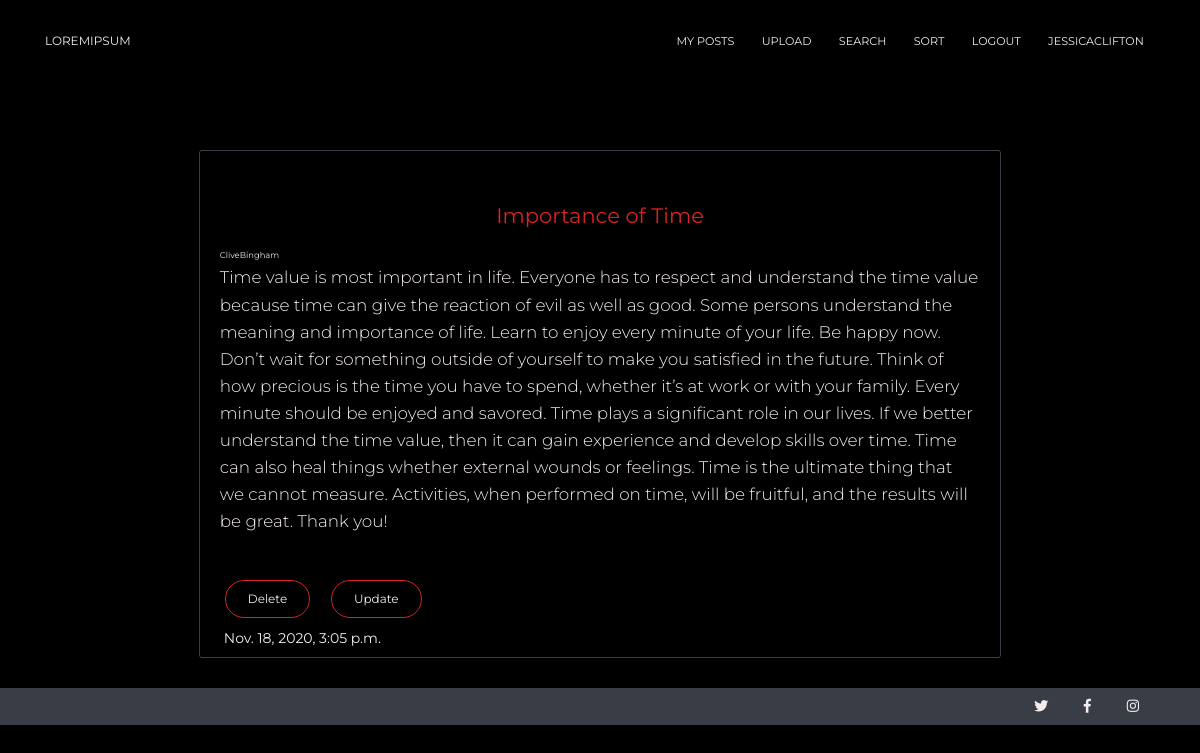
Page /post/10 (signed in) on the committed database.
### blog_app/models.py (models this page shows, shortened)
class Post(models.Model):
    postTitle=models.CharField(max_length=250)
    postContent=models.TextField(null=False)
    date=models.DateTimeField(default=timezone.now)
    postAuthor=models.ForeignKey(User,on_delete=models.CASCADE)

### blog_app/views.py (the view)
# urls.py: path('post/<int:pk>',detail_view.as_view(),name='post-details'),
class detail_view(LoginRequiredMixin, DetailView):
    model=Post
    template_name='post-details.html'

### blog_app/templates/post-details.html (shortened to what this page needs)
{% load static %}
<!doctype html>
<html lang="en">
<head>
  <link href="https://use.fontawesome.com/releases/v5.0.6/css/all.css" rel="stylesheet">
  <link href="{% static 'css/bootstrap.min.css' %}" rel="stylesheet" />
  <link href="{% static 'css/master.css' %}" rel="stylesheet" />
  <link href="{% static 'css/now-ui-kit.css' %}" rel="stylesheet" />
</head>
<body class="sidebar-collapse">
  <nav class="navbar navbar-expand-lg fixed-top navbar-transparent " color-on-scroll="100" style="color: transparent;">
    <div class="container">
      <div class="navbar-translate">
        <a class="navbar-brand" href="index.html" data-placement="bottom" target="_blank">LoremIpsum</a>
      </div>
      <div class="collapse navbar-collapse justify-content-end" id="navigation" data-nav-image="./assets/img/blurred-image-1.jpg">
        <ul class="navbar-nav">
          <li class="nav-item">
            <a class="nav-link" href="{% url 'my_posts'%}">
              <p>My Posts</p>
            </a>
          </li>
          <li class="nav-item">
            <a class="nav-link" href="{% url 'upload' %]">
              <p>Upload</p>
            </a>
          </li>
          <li class="nav-item">
            <a class="nav-link" href="#">
              <p>Search</p>
            </a>
          </li>
          <li class="nav-item">
            <a class="nav-link" href="#">
              <p>Sort</p>
            </a>
          </li>
          <li class="nav-item">
            <a class="nav-link" href="{% url 'logout' %}">
              <p>Logout</p>
            </a>
          </li>
          <li class="nav-item">
            <a class="nav-link" href="#">
              <p>{{ user }}</p>
            </a>
          </li>
        </ul>
      </div>
    </div>
  </nav>
  <div class="container">
    <div class="col-md-9 mx-auto" style="margin-top:150px;min-height:430px;">
      <div class="card">
        <div class="card-body">
          <h4 class="card-title text-center">{{ object.postTitle }}</h4>
          <small class="text-muted author">{{ object.postAuthor }}</small>
          <p class="card-text">
            {{ object.postContent }}
          </p>
        </div>
        <div class="card-footer text-muted mb-2" style="text-align:left; padding-left:1.5rem;">
          <a href="{% url 'delete' post.id %}" class="btn btn-outline-primary btn-round mr-3">Delete</a>
          <a href="{% url 'update' post.id %}" class="btn btn-outline-primary btn-round">Update</a><br>
          {{ object.date }}
        </div>
      </div>
    </div>
  </div>
  <footer>
    <div class="container ml-auto py-2" style="text-align:right">
      <i class="footer-icons fab fa-twitter"></i>
      <i class=" footer-icons fab fa-facebook-f"></i>
      <i class="footer-icons fab fa-instagram"></i>
    </div>
  </footer>
</body>
</html>

### blog_app/static/css/master.css (style rules this page uses)
:root { --primary-color: #d72323; --dark-gray: #393e46; --background: #000000; --light-gray: #f5eded; }
body { background-color: var(--background); }
.btn-outline-primary { border-color: var(--primary-color) !important; color: var(--light-gray) !important; }
nav.navbar { background-color: var(--dark-gray); }
.nav-link { color: var(--light-gray) !important; font-size: 0.7rem !important; font-weight: 400; }
.navbar-brand { color: var(--light-gray) !important ; }
a { color: var(--primary-color) !important; }
label, .helptext, ul { color: var(--light-gray); line-height: 1.5; font-family: "Montserrat", "Helvetica Neue", Arial, sans-serif; font-weight: 100; }
ul, .helptext { font-size: 0.7rem; }
.card { background-color: var(--background); border-color: var(--dark-gray) !important; }
.card-title { font-weight: 400; color: var(--primary-color); }
.card-text { text-align: left !important; color: var(--light-gray) }
.card-footer, .author { color: var(--light-gray) !important; }
footer { background-color: var(--dark-gray); }
.footer-icons { color: var(--light-gray); margin: 0 1rem; }

### rows in the picture
Post: postTitle "Importance of Time", postAuthor "CliveBingham", postContent "Time value is most important in life. Everyone has to respect and understand the time value because time can give the reaction of evil as well as good. Some persons understand the meaning and importance of life. Learn to enjoy every minute of your life. Be happy now. Don’t wait for something outside of yourself to make you satisfied in the future. Think of how precious is the time you have to spend, whether it’s at work or with your family. Every minute should be enjoyed and savored. Time plays a significant role in our lives. If we better understand the time value, then it can gain experience and develop skills over time. Time can also heal things whether external wounds or feelings. Time…", date "Nov. 18, 2020, 3:05 p.m."

### other values in the picture
{{ user }} "JESSICACLIFTON"
